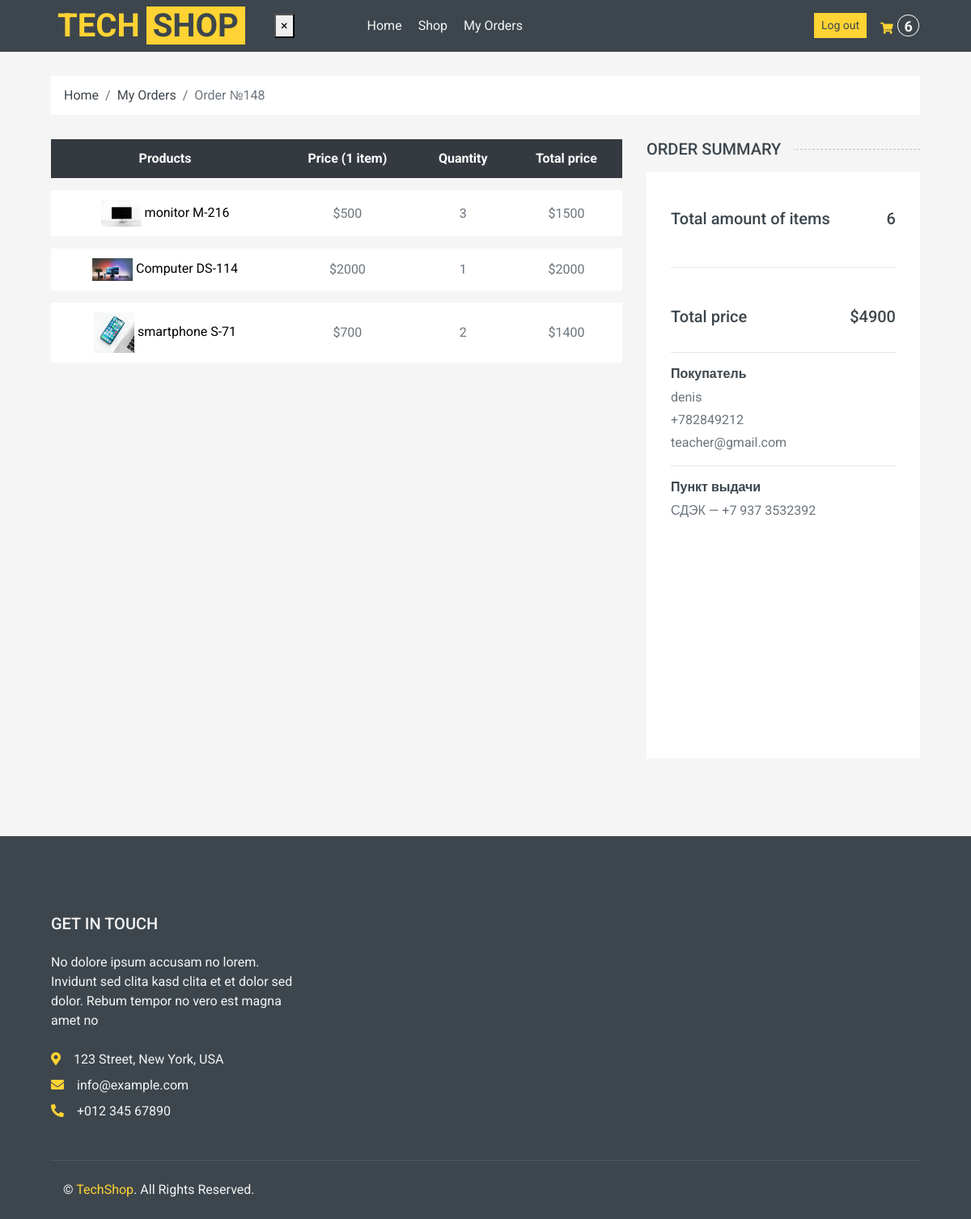
Page /order_detail/148 (signed in) on the committed database.
### shop/models.py (models this page shows, shortened)
class Order(models.Model):
    STATUS = (
        ("Pending", "Pending"),
        ("Ready", "Ready"),
        ("Delivered", "Delivered"),
        ("Cart", "Cart"),
    )
    date_created = models.DateTimeField(null=True)
    products = models.ManyToManyField("Product")
    customer = models.ForeignKey(User, blank=True, null=True, on_delete=models.SET_NULL)
    status = models.CharField(choices=STATUS, default="Pending", max_length=255)
    date_added = models.DateTimeField(auto_now_add=True, null=True)
    session_key = models.CharField(max_length=36, default="")
    pickup_name = models.CharField(max_length=200, null=True, blank=True)
    pickup_phone = models.CharField(max_length=50, null=True, blank=True)
    pickup_lng = models.FloatField(null=True, blank=True)
    pickup_lat = models.FloatField(null=True, blank=True)
    customer_name = models.CharField(max_length=150, null=True, blank=True)
    customer_phone = models.CharField(max_length=20, null=True, blank=True)
    customer_email = models.EmailField(null=True, blank=True)
    @property
    def total_order_price(self):
        return sum(
            item.total_item_price
            for item in self.orderitem_set.select_related("product").all()
        )
    @property
    def order_total_quantity(self):
        return sum(item.quantity or 0 for item in self.orderitem_set.all())

class OrderItem(models.Model):
    order = models.ForeignKey("Order", on_delete=models.CASCADE)
    product = models.ForeignKey(
        "Product", null=True, blank=True, on_delete=models.CASCADE
    )
    quantity = models.IntegerField(null=True, blank=True, default=0)
    date_added = models.DateTimeField(auto_now=True, null=True, blank=True)
    @property
    def total_item_price(self):
        if self.product is None:
            return 0
        return (self.product.price or 0) * (self.quantity or 0)

class Product(models.Model):
    CATEGORY = (
        ("Tech", "Tech"),
        ("New", "New"),
        ("Popular", "Popular"),
    )
    default_description = """
    Eos no lorem eirmod diam diam, eos elitr et gubergren diam sea. Consetetur vero aliquyam invidunt duo dolores et duo sit. Vero diam ea vero et dolore rebum, dolor rebum eirmod consetetur invidunt sed sed et, lorem duo et eos elitr, sadipscing kasd ipsum rebum diam. Dolore diam stet rebum sed tempor kasd eirmod. Takimata kasd ipsum accusam sadipscing, eos dolores sit no ut diam consetetur duo justo est, sit sanctus diam tempor aliquyam eirmod nonumy rebum dolor accusam, ipsum kasd eos consetetur at sit rebum, diam kasd invidunt tempor lorem, ipsum lorem elitr sanctus eirmod takimata dolor ea invidunt.

    Dolore magna est eirmod sanctus dolor, amet diam et eirmod et ipsum. Amet dolore tempor consetetur sed lorem dolor sit lorem tempor. Gubergren amet amet labore sadipscing clita clita diam clita. Sea amet et sed ipsum lorem elitr et, amet et labore voluptua sit rebum. Ea erat sed et diam takimata sed justo. Magna takimata justo et amet magna et.
    """
    name = models.CharField(verbose_name="название продукта", max_length=100)
    price = models.IntegerField(null=True, blank=True)
    description = models.TextField(default=default_description, blank=True)
    rating = models.IntegerField(null=True, blank=True)
    pic = models.ImageField(
        upload_to="shop/%Y/%m", null=True, blank=True, default="default_picture.png"
    )
    added_at = models.DateTimeField(
        verbose_name="Data of appearance", auto_now_add=True, null=True
    )
    category = models.CharField(max_length=100, choices=CATEGORY)
    slug = models.SlugField(blank=True, null=True, unique=True)

### shop/views.py (the view)
# urls.py: path("order_detail/<int:order_id>", order_detail, name="order_detail"),
@login_required(login_url="/login_view")
def order_detail(request, order_id):
    order = get_object_or_404(Order, pk=order_id, customer=request.user)
    order_items = OrderItem.objects.filter(order=order).select_related("product")
    ctx = {
        "order": order,
        "order_items": order_items,
    }
    return render(request, "orders/order_detail.html", ctx)

### shop/context_processors.py (called while the page is built)
def get_cart_total(request):
    cart = get_cart(request, create=False)
    return {"crt_total_quantity": cart.order_total_quantity if cart else 0}

### shop/utils.py (called while the page is built)
def get_cart(request, *, create=True):
    if request.user.is_authenticated:
        cart_query = Order.objects.filter(customer=request.user, status="Cart")
    else:
        return get_visitor_cart(request, create=create)
    cart = cart_query.order_by("pk").first()
    if cart is None and create:
        cart = Order.objects.create(customer=request.user, status="Cart")
    return cart

### templates/orders/order_detail.html (shortened to what this page needs)
{%extends "main.html"%}
{%load static%}
{% block extra_head %}
<link rel="stylesheet" href="{% static 'maplibre/maplibre-gl.css' %}" />
{% endblock %}
{%block cart%}
    <div class="container-fluid">
        <div class="row px-xl-5">
            <div class="col-12">
                <nav class="breadcrumb bg-light mb-30">
                    <a class="breadcrumb-item text-dark" href="{%url 'index'%}">Home</a>
                    <a class="breadcrumb-item text-dark" href="{%url 'my_orders'%}">My Orders</a>
                    <span class="breadcrumb-item active">Order №{{order.id}}</span>
                </nav>
            </div>
        </div>
    </div>
    <div class="container-fluid">
        <div class="row px-xl-5">
            <div class="col-lg-8 table-responsive mb-5">
                <table class="table table-light table-borderless table-hover text-center mb-0">
                    <thead class="thead-dark">
                        <tr>
                            <th>Products</th>
                            <th>Price (1 item)</th>
                            <th>Quantity</th>
                            <th>Total price</th>
                        </tr>
                    </thead>
                    <tbody class="align-middle">
                        {% for item in order_items%}
                        <tr data-product_id_item ={{item.product.id}} >
                            <td class="align-middle">
                              <img src="{{item.product.pic.url}}" alt="" style="width: 50px;">
                               <a href="{%url 'detail' item.product.slug %}" style = "color:black;">{{item.product.name}}</a>
                            </td>
                            <td class="align-middle">${{item.product.price}} </td>
                            <td class="align-middle" data-product_id_price ={{item.product.id}} >{{item.quantity}}</td>
                            <td class="align-middle" data-product_id_price ={{item.product.id}} >${{item.total_item_price}}</td>
                        </tr>
                        {% endfor %}
                    </tbody>
                </table>
            </div>
            <div class="col-lg-4">
                <h5 class="section-title position-relative text-uppercase mb-3"><span class="bg-secondary pr-3">Order Summary</span></h5>
                <div class="bg-light p-30 mb-5">
                    <div class="pt-2">
                        <div class="d-flex justify-content-between mt-2">
                            <h5>Total amount of items</h5>
                            <h5 class = "crt_total_price">{{order.order_total_quantity}}</h5>
                        </div>
                        <br>
                        <hr>
                        <br>
                        <div class="d-flex justify-content-between mt-2">
                            <h5>Total price</h5>
                            <h5 class = "crt_total_price">${{order.total_order_price}}</h5>
                        </div>
                    </div>
                    {% if order.pickup_lng and order.pickup_lat %}
                    <div class="pt-2">
                        <hr>
                        <h6 class="font-weight-bold">Покупатель</h6>
                        <p class="mb-1">{{ order.customer_name|default:"—" }}</p>
                        <p class="mb-1">{{ order.customer_phone|default:"—" }}</p>
                        <p class="mb-1">{{ order.customer_email|default:"—" }}</p>
                        <hr>
                        <h6 class="font-weight-bold">Пункт выдачи</h6>
                        <p class="mb-1">
                            {{ order.pickup_name|default:"СДЭК" }}{% if order.pickup_phone %} — {{ order.pickup_phone }}{% endif %}
                        </p>
                        <div id="pickup-map-detail"></div>
                    </div>
                    {% endif %}
                </div>
            </div>
        </div>
    </div>
{%endblock%}

### templates/orders/order_detail.html (style rules this page uses)
#pickup-map-detail { width: 100%; height: 260px; border-radius: 6px; }

### rows in the picture
Order: id "148", order_total_quantity "6", total_order_price "4900", customer_name "denis", customer_phone "+782849212", customer_email "teacher@gmail.com", pickup_name "СДЭК", pickup_phone "+7 937 3532392"
OrderItem: product.pic (picture), product.name "monitor M-216", product.price "500", quantity "3", total_item_price "1500"
OrderItem: product.pic (picture), product.name "Computer DS-114", product.price "2000", quantity "1", total_item_price "2000"
OrderItem: product.pic (picture), product.name "smartphone S-71", product.price "700", quantity "2", total_item_price "1400"

### other values in the picture
{{ crt_total_quantity }} "6"
